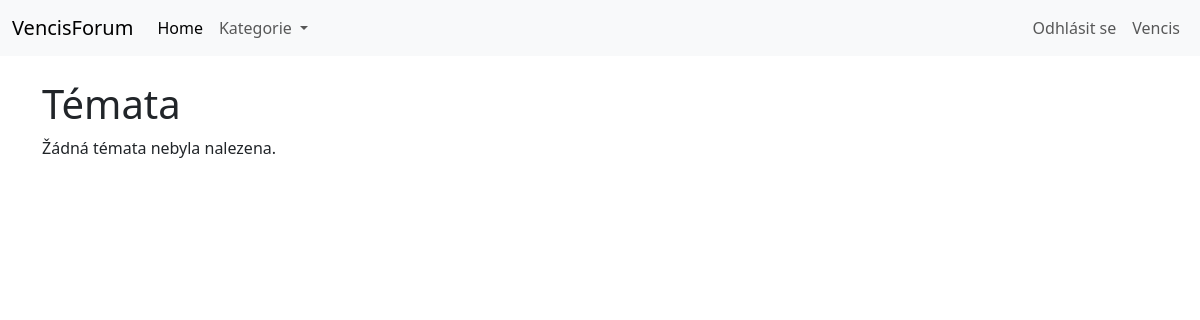
The page /index.php (signed in) on the database as committed earlier.
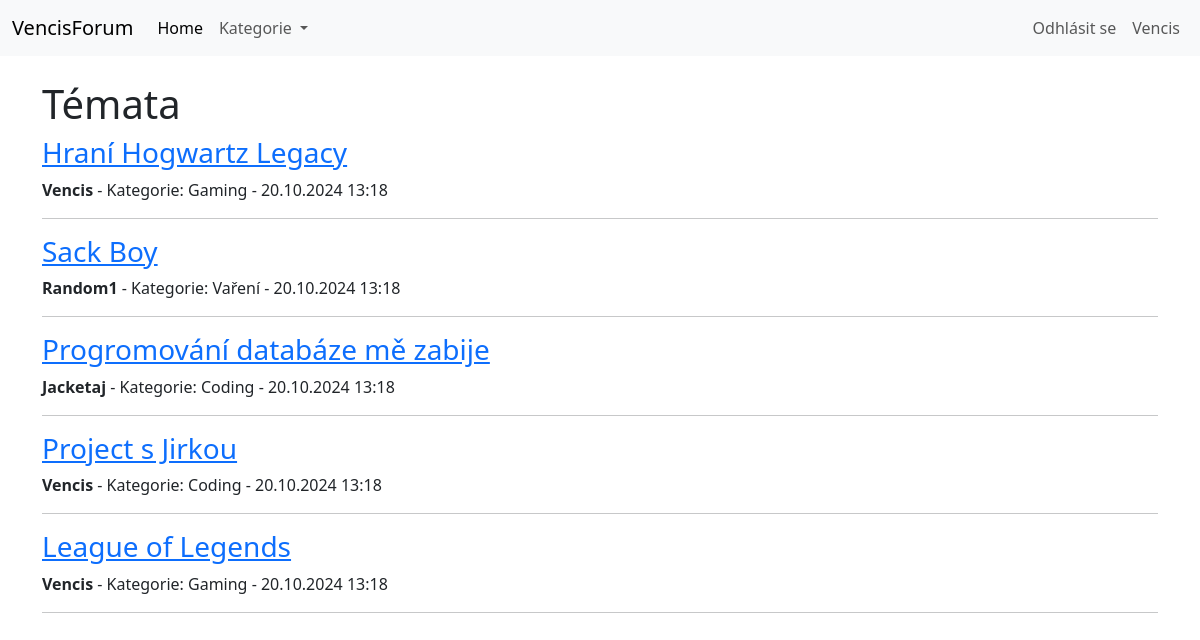
The same page on the database as committed later.
### tables this page shows
CREATE TABLE `users` (
  `id` INT UNSIGNED AUTO_INCREMENT PRIMARY KEY,
  `role_id` INT UNSIGNED,
  `username` varchar(255),
  `password` varchar(255),
  `created_at` timestamp
);

CREATE TABLE `topics` (
    `id` INT UNSIGNED AUTO_INCREMENT PRIMARY KEY,
    `user_id` INT UNSIGNED,
    `category_id` INT UNSIGNED,
    `title` VARCHAR(255),
    `created_at` TIMESTAMP
);

CREATE TABLE `categories` (
    `id` iNT UNSIGNED AUTO_INCREMENT PRIMARY KEY,
    `name` VARCHAR(255),
    `created_at` TIMESTAMP
);

### index.php (the view, shortened to what this page needs)
<?php
include "db/db.php";
if (isset($_SESSION['user_id'])) {
  $userId = $_SESSION['user_id'];
  $sql_user = "SELECT username FROM users WHERE id = ?";
  $stmt_user = $db->prepare($sql_user);
  $stmt_user->execute([$userId]);
  $user = $stmt_user->fetch(PDO::FETCH_ASSOC);
  $username = $user ? $user['username'] : null;
}
$sql_topics = "SELECT t.*, c.name AS category_name, u.username
               FROM topics t
               JOIN categories c ON t.category_id = c.id
               JOIN users u ON t.user_id = u.id
               ORDER BY t.created_at DESC";
$stmt_topics = $db->prepare($sql_topics);
$stmt_topics->execute();
$topics = $stmt_topics->fetchAll(PDO::FETCH_ASSOC);
?>
<!DOCTYPE html>
<html lang="en">
<head>
    <link rel="stylesheet" href="https://cdnjs.cloudflare.com/ajax/libs/font-awesome/6.6.0/css/all.min.css" />
    <link href="https://cdn.jsdelivr.net/npm/bootstrap@5.3.3/dist/css/bootstrap.min.css" rel="stylesheet">
</head>
<body>
<nav class="navbar navbar-expand-lg bg-body-tertiary">
    <div class="container-fluid">
        <a class="navbar-brand" href="#">VencisForum</a>
        <div class="collapse navbar-collapse" id="navbarSupportedContent">
            <ul class="navbar-nav me-auto mb-2 mb-lg-0">
                <li class="nav-item">
                    <a class="nav-link active" aria-current="page" href="#">Home</a>
                </li>
                <li class="nav-item dropdown">
                    <a class="nav-link dropdown-toggle" href="#" role="button" data-bs-toggle="dropdown" aria-expanded="false">
                        Kategorie
                    </a>
                </li>
            </ul>
            <ul class="navbar-nav ms-auto mb-2 mb-lg-0">
                <?php if (isset($username)): ?>
                    <li class="nav-item">
                        <a class="nav-link" href="logout.php">
                            <i class="bi bi-box-arrow-right"></i> Odhlásit se
                        </a>
                    </li>
                    <li class="nav-item">
                        <a class="nav-link" href="profile.php">
                            <i class="bi bi-person-circle"></i> <?php echo htmlspecialchars($username); ?>
                        </a>
                    </li>
                <?php else: ?>
                    <li class="nav-item">
                        <a class="nav-link" href="login.php">Přihlásit se</a>
                    </li>
                <?php endif; ?>
            </ul>
        </div>
    </div>
</nav>
    <div class="container mt-4">
        <h1>Témata</h1>
        <?php if (!empty($topics)): ?>
            <div class="topics">
                <?php foreach ($topics as $topic): ?>
                    <div class="topic">
                        <h3><a href="topics.php?id=<?php echo $topic['id']; ?>"><?php echo htmlspecialchars($topic['title']); ?></a></h3>
                        <p><strong><?php echo htmlspecialchars($topic['username']); ?></strong> - Kategorie: <?php echo htmlspecialchars($topic['category_name']); ?> - <?php echo date('d.m.Y H:i', strtotime($topic['created_at'])); ?></p>
                    </div>
                    <hr>
                <?php endforeach; ?>
            </div>
        <?php else: ?>
            <p>Žádná témata nebyla nalezena.</p>
        <?php endif; ?>
    </div>
</body>
</html>

Rows that differ between the two databases and show on the page:
now on this page (row edited): topics: title "Hraní Hogwartz Legacy", user.username "Vencis", category.name "Gaming", created_at "20.10.2024 13:18"
now on this page (row edited): topics: title "Sack Boy", user.username "Random1", category.name "Vaření", created_at "20.10.2024 13:18"
now on this page (row edited): topics: title "Progromování databáze mě zabije", user.username "Jacketaj", category.name "Coding", created_at "20.10.2024 13:18"
now on this page (row edited): topics: title "Project s Jirkou", user.username "Vencis", category.name "Coding", created_at "20.10.2024 13:18"
now on this page (row edited): topics: title "League of Legends", user.username "Vencis", category.name "Gaming", created_at "20.10.2024 13:18"
Other text that changed with them:
text no longer shown: "Žádná témata nebyla nalezena."
